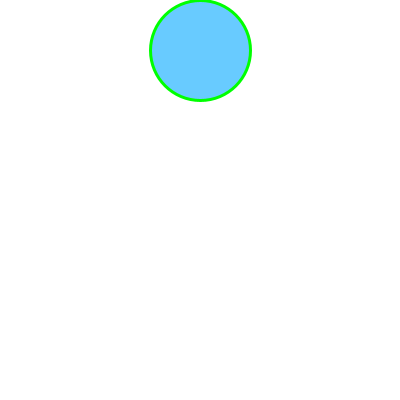
Frame 1 (no input)
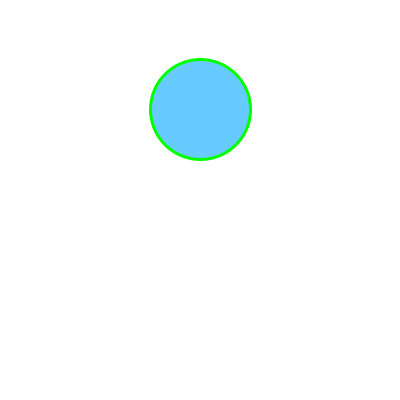
Frame 60 (the mouse pressed at the canvas centre just before this capture)
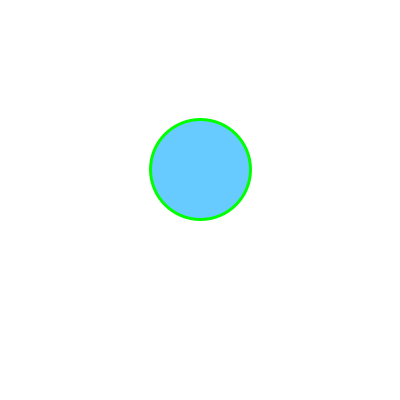
Frame 120 (the mouse held since frame 60 and released just before this capture)

The Processing sketch that drew these frames (run headless with seeded random() and noise(); from frame 60 on, the mouse is pressed at the canvas centre):

// Processing sketch: aula13_g2_ex1
// ── aula13_g2_ex1.pde
float y=50;
void setup() {
  size(400, 400);
}
void draw() {
  background(255);
  desenho();
  regra();
}
void desenho() {
  fill(104, 203, 255);
  strokeWeight(3);
  stroke(0, 255, 0);
  ellipse(200, y, 100, 100);
}
void regra() {
  if (y>=400) {
    y=0;
  } else {
    y=y+1;
  }
}
